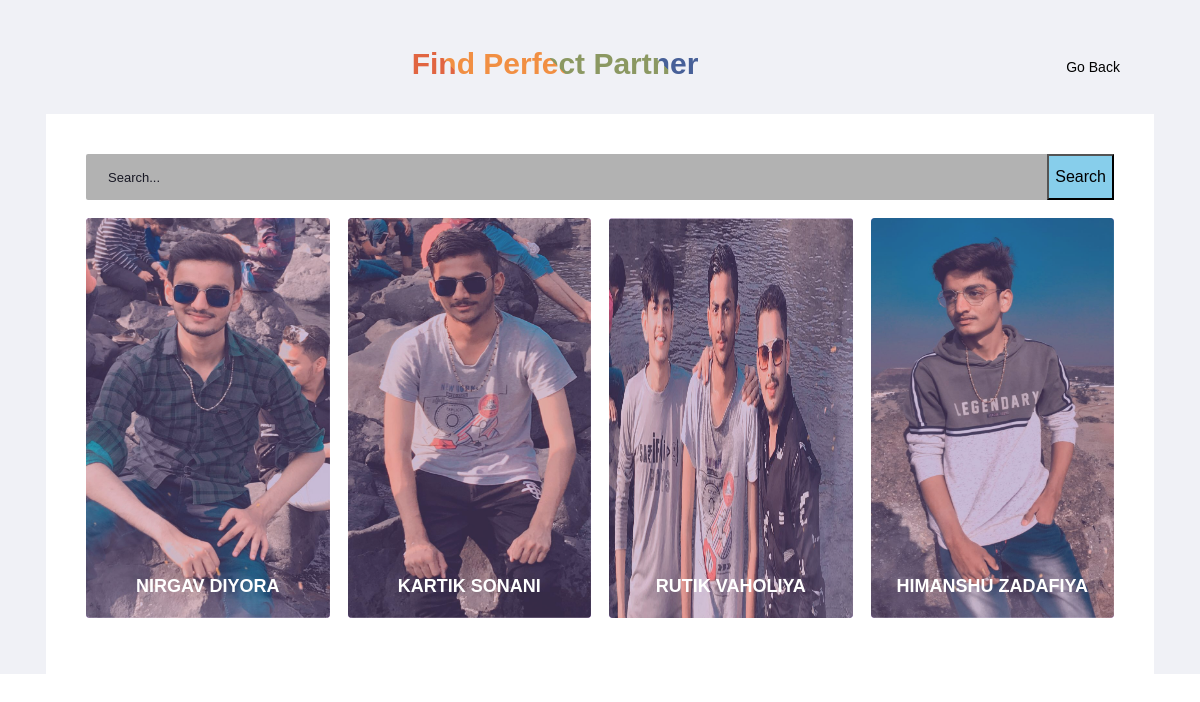
The app's page /examples/findmatch.php (signed in) with its own data.
### tables this page shows
CREATE TABLE `user_registration1` (
  `uid` varchar(100) NOT NULL,
  `fname` varchar(100) NOT NULL,
  `email` varchar(100) NOT NULL,
  `pass` varchar(100) NOT NULL,
  `action` varchar(10) NOT NULL,
  `stamp` timestamp NOT NULL DEFAULT current_timestamp(),
  `dob` date NOT NULL,
  `religion` varchar(100) NOT NULL,
  `mtongue` varchar(100) NOT NULL,
  `gender` varchar(50) NOT NULL,
  `mno` varchar(100) NOT NULL,
  `mstatus` varchar(100) NOT NULL,
  `height` varchar(100) NOT NULL,
  `weight` varchar(100) NOT NULL,
  `fstatus` varchar(100) NOT NULL,
  `ftype` varchar(100) NOT NULL,
  `fvalue` varchar(100) NOT NULL,
  `disability` varchar(100) NOT NULL,
  `cast` varchar(100) NOT NULL,
  `subcast` varchar(100) NOT NULL,
  `dosh` varchar(100) NOT NULL,
  `heducation` varchar(100) NOT NULL,
  `employeed` varchar(100) NOT NULL,
  `qualification` varchar(100) NOT NULL,
  `degree` varchar(100) NOT NULL,
  `account` varchar(50) NOT NULL,
  `about` varchar(500) NOT NULL,
  `hobby` varchar(100) NOT NULL,
  `salary` int(50) NOT NULL,
  `address` varchar(100) NOT NULL,
  `state` varchar(100) NOT NULL,
  `city` varchar(100) NOT NULL,
  `img` varchar(100) NOT NULL,
  `atype` varchar(100) NOT NULL
);

### examples/findmatch.php (the view, shortened to what this page needs)
<?php
   include 'conn.php';
   if(isset($_SESSION['fname']) && isset($_SESSION['uid']) && isset($_SESSION['email']) )
   {
   $gender="";
   $q11="select * from user_registration1 where uid='".$_SESSION['uid']."'";
   if($r11=mysqli_query($conn,$q11))
   {
       while($n11=mysqli_fetch_assoc($r11))
       {
           $gender=$n11['gender'];
       }
   }
  }
  else{
    header("location:user/user_login.php");
  }
?>
<!DOCTYPE html>
<html lang="en">
<head>
    <link rel="stylesheet" href="../assets2/vendors/mdi/css/materialdesignicons.min.css">
    <link rel="stylesheet" href="../assets2/vendors/flag-icon-css/css/flag-icon.min.css">
    <link rel="stylesheet" href="../assets2/vendors/css/vendor.bundle.base.css">
    <link rel="stylesheet" href="../assets2/css/demo_1/style.css">
</head>
<body>
    <div class="content-wrapper">
        <div class="page-header">
            <h1 class="gradient-text">Find Perfect Partner</h1>
            <nav aria-label="breadcrumb">
                <ol class="breadcrumb">
                    <li class="breadcrumb-item active" aria-current="page"><a href="dashboard.php" style="text-decoration:none">
                            <font color="black">Go Back</font>
                        </a></li>
                </ol>
            </nav>
        </div>
        <div class="row">
            <div class="col-12">
                <div class="card">
                    <div class="card-body">
                        <div class="row">
                            <div class="col-12">
                                <form method="post">
                                    <div class="input-group">
                                        <input type="text" placeholder="Search..." name="search_text"
                                            class="form-control search">
                                            <button type="submit" name="search"
                                                style="background-color:skyblue;color:black">
                                                Search
                                            </button>
                                    </div>
                                </form><br>
                                <div class="row portfolio-grid">
                                <?php
                                  if(isset($_GET['search']))
                                  {
                                    $findname=$_GET['search'];
                                    $q1="select * from user_registration1 where fname='$findname' or cast='$findname' or uid='$findname' and gender!='$gender'";
                                    if($r1=mysqli_query($conn,$q1))
                                    {
                                        $count=mysqli_num_rows($r1);
                                        if($count >= 1)
                                        {
                                          while($num=mysqli_fetch_assoc($r1))
                                          {
                                              echo '
                                              <div class="col-xl-3 col-lg-3 col-md-3 col-sm-6 col-12">
                                              <figure class="effect-text-in">
                                              <a href="images/user/'.$num['img'].'" target="blank"><img src="images/user/'.$num['img'].'"  alt="image" style="height:400px;" />
                                                  <figcaption>
                                                  <h4><font color="white">'.$num['fname'].'</font></h4>
                                                  <form method="post">
                                                  <input type="hidden" value="'.$num['uid'].'" name="uid"/>
                                                  <p><button name="view" class="btn btn-warning mr-2">View Profile</button></p>
                                                  </form>
                                                </figcaption>
                                              </figure>
                                            </div>                      ';
                                          }
                                        }
                                        else{
                                         echo "No Found";
                                        }
                                    }
                                  }
                                  else
                                  {
                                    $q1="select * from user_registration1 where gender!='$gender'";
                                    if($r1=mysqli_query($conn,$q1))
                                    {
                                        while($num=mysqli_fetch_assoc($r1))
                                        {
                                            echo '
                                            <div class="col-xl-3 col-lg-3 col-md-3 col-sm-6 col-12">
                                            <figure class="effect-text-in">
                                            <a href="images/user/'.$num['img'].'" target="blank"><img src="images/user/'.$num['img'].'"  alt="image" style="height:400px;" />
                                                <figcaption>
                                                <h4><font color="white">'.$num['fname'].'</font></h4>
                                                <form method="post">
                                                <input type="hidden" value="'.$num['uid'].'" name="uid"/>
                                                <p><button name="view" class="btn btn-warning mr-2">View Profile</button></p>
                                                </form>
                                              </figcaption>
                                            </figure>
                                          </div>                      ';
                                        }
                                    }
                                  }
                                      ?>
                                </div>
                            </div>
                        </div>
                    </div>
                </div>
            </div>
        </div>
    </div>
</body>
</html>

### examples/findmatch.php (style rules this page uses)
.gradient-text { background-color: #CA4246; background-image: linear-gradient(45deg, #CA4246 16.666%, #E16541 16.666%, #E16541 33.333%, #F18F43 33.333%, #F18F43 50%, #8B9862 50%, #8B9862 66.666%, #476098 66.666%, #476098 83.333%, #A7489B 83.333%); background-size: 100%; background-repeat: repeat; -webkit-background-clip: text; -webkit-text-fill-color: transparent; animation: rainbow-text-simple-animation-rev 0.75s ease forwards; }
.search { background-color: rgba(0, 0, 0, 0.3) !important; border: 0 !important; color: white !important; }
body { background-color: #fdf1f0; }
h1 { font-family: "Archivo Black", sans-serif; font-weight: normal; font-size: 6em; text-align: center; margin-bottom: 0; margin-bottom: -0.25em; display: block; margin-left: auto; margin-right: auto; cursor: pointer; width: 605px; }

### records on screen
user_registration1: img (picture), fname "NIRGAV DIYORA"
user_registration1: img (picture), fname "KARTIK SONANI"
user_registration1: img (picture), fname "RUTIK VAHOLIYA"
user_registration1: img (picture), fname "HIMANSHU ZADAFIYA"
